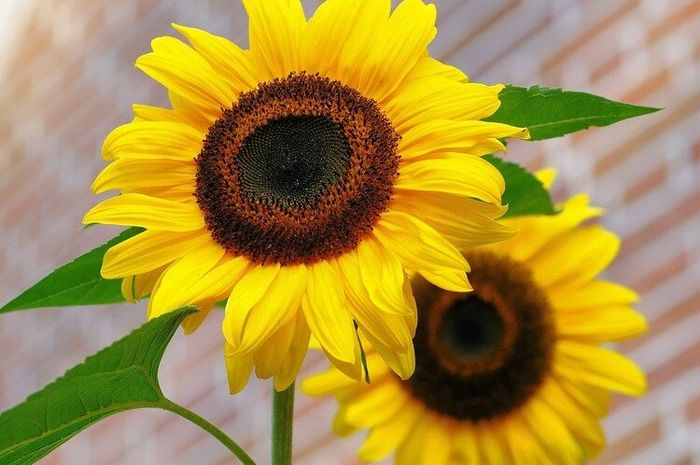
#> input picture convert/gambar1.jpg, 700 x 465 px
$ python sketch.py
#> lines starting #> are read from the running program, lines starting #| are printed output that depends on the picture
# library numpy -> pip install numpy
# library imageio -> pip install imageio
# library scipy -> pip install scipy
# library opencv -> pip install opencv-python
# kita pakai lebrary image yang kemarin (pip install image)
# siapkan 1 gambar di folder yg sama untuk diconvert menjadi sketsa pensil

#import library yang akan digunakan
import numpy as np
import imageio
import scipy.ndimage
import cv2

img = "gambar1.jpg"

def rgb2gray(rgb):
    return np.dot(rgb[...,:3],[0.2989,0.5870,0.1140])
#formula untuk convert img -> grayscale//pakai kode warna matlab

def dodge(front,back):
    final_sketch = front*225/(255-back)
    #kalau gambarnya lebih besar dari 255 bit/pix maka akan disconvert jadi 255
    final_sketch[final_sketch>255]=255
    final_sketch[back==255]=255

    return final_sketch.astype('uint8')
#untuk read gambar yg dipilih diawal tadi
ss = imageio.imread(img) #untuk read gambar yg dipilih diawal tadi
#> ss is the input picture: shape (465, 700, 3); mean R, G, B 170.8, 145.4, 66.2
gray = rgb2gray(ss) #untuk convert gambar jadi black and white
#> in rgb2gray, `return np.dot(rgb[...,:3],[0.2989,0.5870,0.1140])`:
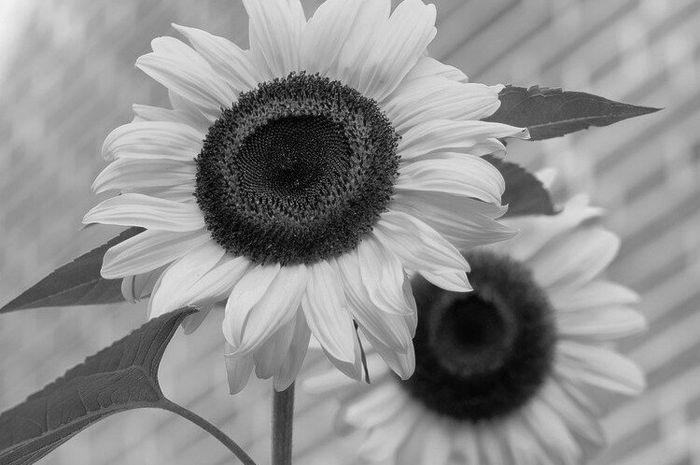
#> returned value: shape (465, 700) float64; min 0, max 242.7, mean 144

i = 255-gray
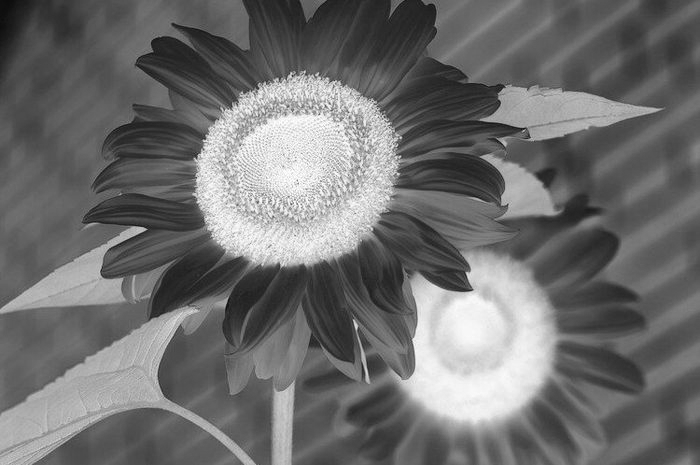
#> i: shape (465, 700) float64; min 12.3, max 255, mean 111

#untuk memberi efek blur
blur = scipy.ndimage.filters.gaussian_filter(i, sigma=15)
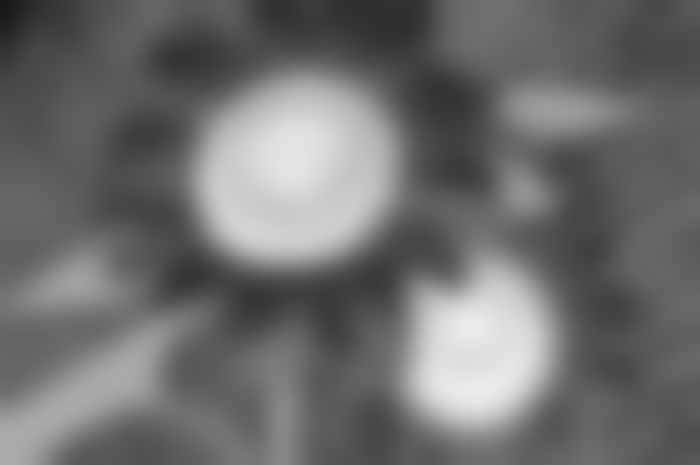
#> blur: shape (465, 700) float64; min 24.01, max 235.7, mean 111
# sigma=15 adalah intensitas blurnya

r = dodge(blur,gray)
#> in dodge, `final_sketch = front*225/(255-back)`:
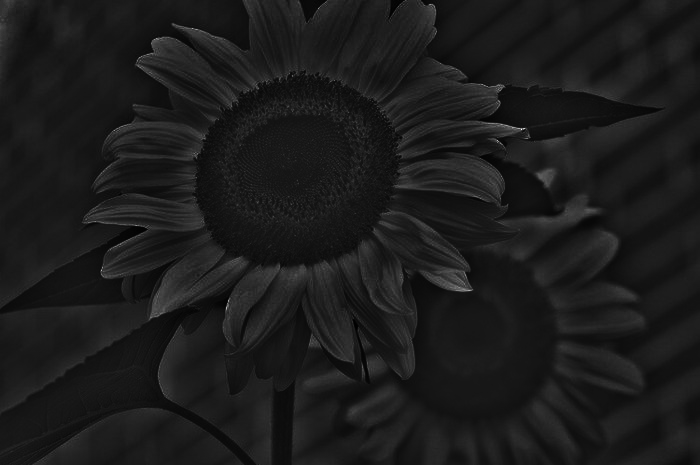
#> final_sketch: shape (465, 700) float64; min 79.86, max 1550.3, mean 240.5; drawn with min black and max white
#> in dodge, `final_sketch[final_sketch>255]=255`:
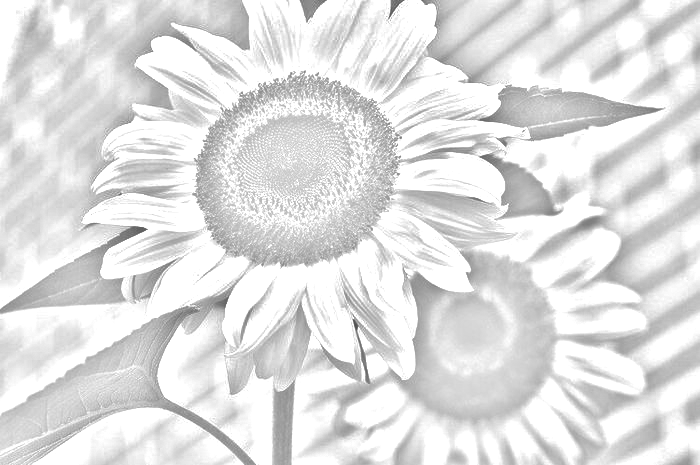
#> final_sketch: shape (465, 700) float64; min 79.86, max 255, mean 224.6
#untuk convert gambarnya (dengan mengaplikasikan blur & black&white tadi)

cv2.imwrite("sketsa.png", r)
#untuk menghasilakn output gambar bernama sketsa.png
#run
